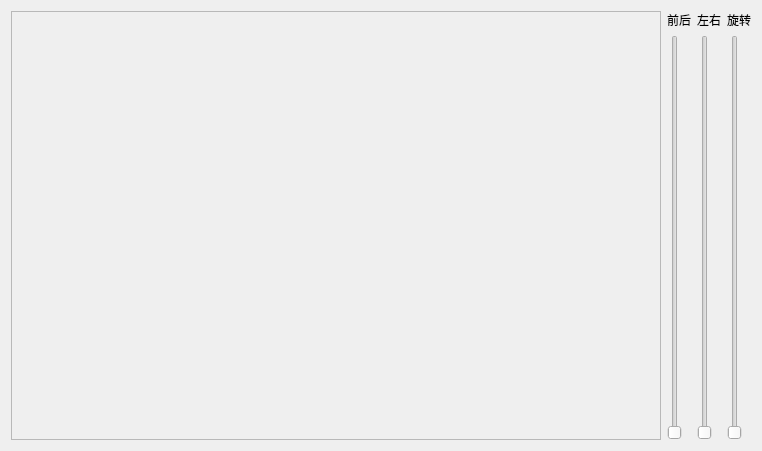
<?xml version="1.0" encoding="UTF-8"?>
<ui version="4.0">
 <class>MagicCube</class>
 <widget class="QWidget" name="MagicCube">
  <property name="geometry">
   <rect>
    <x>0</x>
    <y>0</y>
    <width>762</width>
    <height>451</height>
   </rect>
  </property>
  <property name="windowTitle">
   <string>MagicCube</string>
  </property>
  <layout class="QVBoxLayout" name="verticalLayout_4">
   <item>
    <layout class="QHBoxLayout" name="horizontalLayout_2">
     <item>
      <widget class="QScrollArea" name="scrollArea">
       <property name="widgetResizable">
        <bool>true</bool>
       </property>
       <widget class="QWidget" name="scrollAreaWidgetContents">
        <property name="geometry">
         <rect>
          <x>0</x>
          <y>0</y>
          <width>642</width>
          <height>429</height>
         </rect>
        </property>
       </widget>
      </widget>
     </item>
     <item>
      <layout class="QHBoxLayout" name="horizontalLayout">
       <item>
        <layout class="QVBoxLayout" name="verticalLayout">
         <item>
          <widget class="QLabel" name="label">
           <property name="text">
            <string>前后</string>
           </property>
          </widget>
         </item>
         <item>
          <widget class="QSlider" name="Slider_bigSmall">
           <property name="orientation">
            <enum>Qt::Vertical</enum>
           </property>
          </widget>
         </item>
        </layout>
       </item>
       <item>
        <layout class="QVBoxLayout" name="verticalLayout_2">
         <item>
          <widget class="QLabel" name="label_2">
           <property name="text">
            <string>左右</string>
           </property>
          </widget>
         </item>
         <item>
          <widget class="QSlider" name="Slider_leftRight">
           <property name="orientation">
            <enum>Qt::Vertical</enum>
           </property>
          </widget>
         </item>
        </layout>
       </item>
       <item>
        <layout class="QVBoxLayout" name="verticalLayout_3">
         <item>
          <widget class="QLabel" name="label_3">
           <property name="text">
            <string>旋转</string>
           </property>
          </widget>
         </item>
         <item>
          <widget class="QSlider" name="Slider_beforAfter">
           <property name="orientation">
            <enum>Qt::Vertical</enum>
           </property>
          </widget>
         </item>
        </layout>
       </item>
      </layout>
     </item>
    </layout>
   </item>
  </layout>
 </widget>
 <layoutdefault spacing="6" margin="11"/>
 <resources/>
 <connections/>
</ui>
